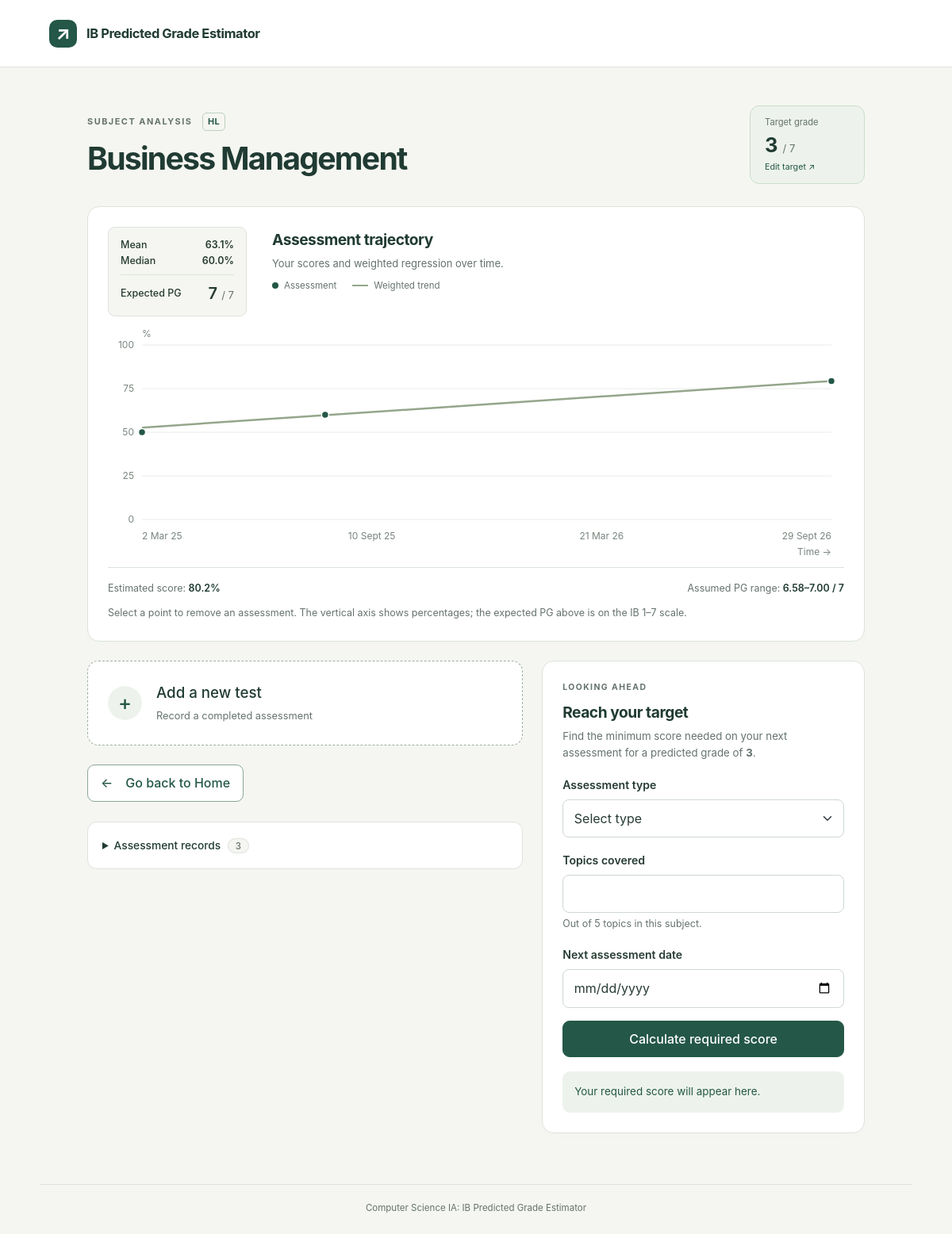
The page /subject/1 (signed in) on the database its author committed.
### tables this page shows
CREATE TABLE subjects(subject_id INTEGER PRIMARY KEY,
									subject_name VARCHAR(50) NOT NULL,
                                    level VARCHAR(2) NOT NULL
                                    CHECK(level IN ('HL','SL')),
                                    total_topics INTEGER NOT NULL
                                    CHECK(total_topics > 0),
                                    
                                    UNIQUE(subject_name, level));

CREATE TABLE user_subjects(user_subject_id INTEGER PRIMARY KEY,
										 user_id INTEGER NOT NULL,
                                         subject_id INTEGER NOT NULL,
                                         target_grade INTEGER NOT NULL
                                         CHECK(target_grade BETWEEN 1 AND 7),
                                         
                                         FOREIGN KEY (user_id) REFERENCES users(user_id)
                                         ON DELETE CASCADE,
                                         FOREIGN KEY (subject_id) REFERENCES subjects(subject_id));

CREATE TABLE assessments(assessment_id INTEGER PRIMARY KEY,
									   user_subject_id INTEGER NOT NULL,
                                       assessment_type VARCHAR(20) NOT NULL
                                       CHECK(assessment_type IN 
                                       ('Learning Experience','Formative','Summative','Mock Exam','IA')),
                                       score DECIMAL NOT NULL
                                       CHECK(score >= 0),
                                       maximum_score DECIMAL NOT NULL
                                       CHECK(maximum_score > 0),
                                       assessment_date DATE NOT NULL,
                                       topics_covered_count INTEGER NOT NULL
                                       CHECK(topics_covered_count >= 0),
                                       
                                       CHECK(score <= maximum_score),
                                       FOREIGN KEY (user_subject_id) REFERENCES user_subjects(user_subject_id)
                                       ON DELETE CASCADE);

### app.py (the view)
@app.route("/subject/<int:user_subject_id>")
def load_assessments(user_subject_id):
    if "user_id" not in session:
        return redirect(url_for("login"))
    connection = get_db()
    cursor = connection.cursor()
    command = """SELECT user_subjects.user_subject_id,
                        user_subjects.subject_id,
                        user_subjects.target_grade,
                        subjects.subject_name,
                        subjects.level,
                        subjects.total_topics
                FROM user_subjects JOIN subjects
                    ON user_subjects.subject_id = subjects.subject_id
                WHERE user_subjects.user_subject_id=? AND user_subjects.user_id=?"""
    cursor.execute(command, (user_subject_id, session["user_id"]))
    subject = cursor.fetchone() # row containing specific subject info for user
    if subject is None:
        connection.close()
        flash("Invalid subject")
        return redirect(url_for("home"))
    cursor.execute("SELECT * FROM assessments WHERE user_subject_id=? ORDER BY assessment_date", (user_subject_id,))
    assessments = cursor.fetchall()
    connection.close()
    boundaries = get_boundaries(subject["subject_id"], 2025, "May")
    analysis = analyse_subject(assessments, subject["total_topics"], boundaries)
    return render_template("subject.html", subject=subject, assessments=assessments, analysis=analysis)

### app.py (called while the page is built)
def get_boundaries(subject_id, exam_year, exam_session):
    connection = get_db()
    cursor = connection.cursor()
    command = """SELECT grade, lower_boundary
                 FROM grade_boundaries
                 WHERE subject_id=? AND exam_year=? AND exam_session=?
                 ORDER BY grade"""
    cursor.execute(command, (subject_id, exam_year, exam_session))
    rows = cursor.fetchall()
    connection.close()
    boundaries = {}
    for boundary in rows:
        boundaries[boundary["grade"]] = boundary["lower_boundary"]
    return boundaries

### database.py (called while the page is built)
def get_db():
    connection = sqlite3.connect("database.db")
    connection.execute("PRAGMA foreign_keys = ON")
    connection.row_factory = sqlite3.Row
    return connection

### logic.py (called while the page is built)
def number(num):
    try:
        num = float(num)
    except (ValueError, TypeError, OverflowError):
        raise ValueError("Error: wrong type/value")
    if not isfinite(num):
        raise ValueError("Error: not finite")
    return num

def integer(num):
    num = number(num)
    if not num.is_integer():
        raise ValueError("Error: not an integer")
    return int(num)

def percentage(score, maximum_score):
    score, maximum_score = number(score), number(maximum_score)
    if maximum_score <= 0:
        raise ValueError("maximum score must be greater than 0")
    if not (0 <= score <= maximum_score):
        raise ValueError("score must be within 0 and max_score")
    return 100 * (score / maximum_score)

def days_between(first_date, second_date):
    try:
        first_date = date.fromisoformat(first_date)
        second_date = date.fromisoformat(second_date)
    except (ValueError, TypeError):
        raise ValueError("Invalid date")
    return (second_date - first_date).days

def score_to_grade(score, maximum_score, boundaries):
    score = percentage(score, maximum_score)
    for grade in range(7,0,-1):
        if score >= boundaries[grade]:
            return grade

def assessment_type_weight(assessment_type):
    weights = {
        "Learning Experience": 0.05,
        "Formative": 0.25,
        "Summative": 0.75,
        "Mock Exam": 1,
        "IA": 1
    }
    if assessment_type not in weights:
        raise ValueError("Invalid assessment type")
    return weights[assessment_type]

def mean(scores):   # must take list of scores in percentage form
    if len(scores) == 0:
        raise ValueError("No scores available")
    return sum(scores) / len(scores)

### templates/subject.html (shortened to what this page needs)
{% extends 'base.html' %}
{% from '_macros.html' import value, uncertainty, grades, assessment_fields %}
{% block content %}
<div class="subject-shell">
  <div class="page-heading subject-heading">
    <div><p class="eyebrow">SUBJECT ANALYSIS <span class="level-badge">{{ subject['level'] }}</span></p><h1>{{ subject['subject_name'] }}</h1></div>
    <button type="button" class="target-button" data-bs-toggle="modal" data-bs-target="#target-modal"><span>Target grade</span><strong>{{ subject['target_grade'] }} <small>/ 7</small></strong><span class="target-edit">Edit target ↗</span></button>
  </div>
  <section class="card chart-card" aria-labelledby="trajectory-title">
    <div class="chart-top">
      <dl class="chart-stats mb-0">
        <div><dt>Mean</dt><dd>{{ value(analysis['mean'], '%') }}</dd></div>
        <div><dt>Median</dt><dd>{{ value(analysis['median'], '%') }}</dd></div>
        <div class="pg-stat"><dt>Expected PG</dt><dd>{{ value(analysis['predicted_grade'], '', 0) }} <small>/ 7</small></dd></div>
      </dl>
      <div class="chart-heading"><h2 id="trajectory-title">Assessment trajectory</h2><p class="text-secondary mb-2">Your scores and weighted regression over time.</p><div class="chart-legend"><span><i class="legend-dot"></i>Assessment</span><span><i class="legend-line"></i>Weighted trend</span></div></div>
    </div>
    <div id="trajectory-chart" class="trajectory-chart" aria-label="Assessment percentage scores plotted by date"></div>
    <div class="chart-footnote"><span>Estimated score: <strong>{{ value(analysis['predicted_percentage'], '%') }}</strong></span><span>Assumed PG range: <strong>{{ uncertainty(analysis['uncertainty_range'], 7) }}</strong></span></div>
    <p class="form-text mb-0">Select a point to remove an assessment. The vertical axis shows percentages; the expected PG above is on the IB 1–7 scale.</p>
  </section>
  <div class="subject-bottom">
    <div class="subject-actions">
      <button class="add-test-button" type="button" data-bs-toggle="modal" data-bs-target="#add-assessment-modal"><span class="plus-icon" aria-hidden="true">+</span><span>Add a new test<small>Record a completed assessment</small></span></button>
      <a class="btn btn-outline-primary back-home" href="{{ url_for('home') }}"><span aria-hidden="true">←</span> Go back to Home</a>
      <details class="assessment-records">
        <summary>Assessment records <span class="count-badge">{{ assessments|length }}</span></summary>
      </details>
    </div>
    <section class="card advice-card" aria-labelledby="advice-title">
      <p class="eyebrow">LOOKING AHEAD</p><h2 id="advice-title">Reach your target</h2><p class="text-secondary">Find the minimum score needed on your next assessment for a predicted grade of <strong>{{ subject['target_grade'] }}</strong>.</p>
      <form id="advice-form" method="post" action="{{ url_for('advice', user_subject_id=subject['user_subject_id']) }}">
        {{ assessment_fields('advice', subject['total_topics'], assessments[-1]['assessment_date'] if assessments else none) }}
        <button type="submit" class="btn btn-primary w-100" {% if not assessments %}disabled{% endif %}>Calculate required score</button>
      </form>
      <div id="advice-result" class="advice-result" role="status" aria-live="polite" aria-atomic="true">{% if not assessments %}Add a completed assessment first to calculate advice.{% else %}Your required score will appear here.{% endif %}</div>
    </section>
  </div>
</div>
{% endblock %}

### templates/_macros.html (shortened to what this page needs)
{% macro value(number, suffix='', decimals=1) -%}
  {% if number is number %}{{ ('%.' ~ decimals ~ 'f')|format(number) }}{{ suffix }}{% else %}N/A{% endif %}
{%- endmacro %}
{% macro uncertainty(bounds, maximum) -%}
  {% if bounds is sequence and bounds is not string and bounds|length == 2 %}
    {{ value(bounds[0], '', 2) }}–{{ value(bounds[1], '', 2) }} / {{ maximum }}
  {% else %}N/A{% endif %}
{%- endmacro %}
{% macro assessment_fields(prefix, total_topics, latest_date=none) %}
<div class="mb-3">
  <label class="form-label" for="{{ prefix }}-type">Assessment type</label>
  <select class="form-select" id="{{ prefix }}-type" name="assessment_type" required>
    <option value="" selected disabled>Select type</option>
  </select>
</div>
<div class="mb-3">
  <label class="form-label" for="{{ prefix }}-topics">Topics covered</label>
  <input class="form-control" id="{{ prefix }}-topics" name="topics_covered_count" type="number" min="0" max="{{ total_topics }}" step="1" required aria-describedby="{{ prefix }}-topics-help">
  <div id="{{ prefix }}-topics-help" class="form-text">Out of {{ total_topics }} topics in this subject.</div>
</div>
<div class="mb-3">
  <label class="form-label" for="{{ prefix }}-date">{% if prefix == 'advice' %}Next assessment date{% else %}Assessment date{% endif %}</label>
  <input class="form-control" id="{{ prefix }}-date" name="assessment_date" type="date" {% if latest_date %}min="{{ latest_date }}"{% endif %} required>
</div>
{% endmacro %}

### rows shown on the page
subjects: level "HL", subject_name "Business Management"
user_subjects: target_grade "3"

### other values the page prints
{{ ('%.' ~ decimals ~ 'f')|format(number) }} "63.1 60.0 7 80.2 6.58 7.00"
{{ suffix }} "% % %"
{{ maximum }} "7"
{{ assessments|length }} "3"
{{ total_topics }} "5"
